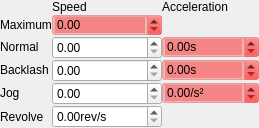
       <widget class="QWidget" name="speedSetup" native="true">
        <property name="sizePolicy">
         <sizepolicy hsizetype="Minimum" vsizetype="Fixed">
          <horstretch>0</horstretch>
          <verstretch>0</verstretch>
         </sizepolicy>
        </property>
        <property name="visible">
         <bool>true</bool>
        </property>
        <layout class="QGridLayout" name="gridLayout">
         <property name="leftMargin">
          <number>0</number>
         </property>
         <property name="topMargin">
          <number>0</number>
         </property>
         <property name="rightMargin">
          <number>0</number>
         </property>
         <property name="bottomMargin">
          <number>0</number>
         </property>
         <property name="spacing">
          <number>0</number>
         </property>
         <item row="2" column="0">
          <widget class="QLabel" name="label_8">
           <property name="sizePolicy">
            <sizepolicy hsizetype="Fixed" vsizetype="Fixed">
             <horstretch>0</horstretch>
             <verstretch>0</verstretch>
            </sizepolicy>
           </property>
           <property name="text">
            <string>Maximum</string>
           </property>
          </widget>
         </item>
         <item row="5" column="0">
          <widget class="QLabel" name="label_9">
           <property name="sizePolicy">
            <sizepolicy hsizetype="Fixed" vsizetype="Fixed">
             <horstretch>0</horstretch>
             <verstretch>0</verstretch>
            </sizepolicy>
           </property>
           <property name="text">
            <string>Backlash</string>
           </property>
          </widget>
         </item>
         <item row="5" column="1">
          <widget class="QMDoubleSpinBox" name="backlashSpeed">
           <property name="sizePolicy">
            <sizepolicy hsizetype="Minimum" vsizetype="Fixed">
             <horstretch>0</horstretch>
             <verstretch>0</verstretch>
            </sizepolicy>
           </property>
           <property name="toolTip">
            <string>Backlash speed</string>
           </property>
           <property name="keyboardTracking">
            <bool>false</bool>
           </property>
           <property name="maximum">
            <double>2147483647.000000000000000</double>
           </property>
          </widget>
         </item>
         <item row="5" column="3">
          <widget class="QMDoubleSpinBox" name="backlashAcceleration">
           <property name="sizePolicy">
            <sizepolicy hsizetype="Minimum" vsizetype="Fixed">
             <horstretch>0</horstretch>
             <verstretch>0</verstretch>
            </sizepolicy>
           </property>
           <property name="toolTip">
            <string>Backlash acceleration (seconds to speed)</string>
           </property>
           <property name="styleSheet">
            <string notr="true">background-color: rgba(255, 0, 0,64);</string>
           </property>
           <property name="keyboardTracking">
            <bool>false</bool>
           </property>
           <property name="suffix">
            <string>s</string>
           </property>
           <property name="maximum">
            <double>2147483647.000000000000000</double>
           </property>
          </widget>
         </item>
         <item row="0" column="1">
          <widget class="QLabel" name="label_48">
           <property name="sizePolicy">
            <sizepolicy hsizetype="Minimum" vsizetype="Fixed">
             <horstretch>0</horstretch>
             <verstretch>0</verstretch>
            </sizepolicy>
           </property>
           <property name="text">
            <string>Speed</string>
           </property>
          </widget>
         </item>
         <item row="6" column="0">
          <widget class="QLabel" name="label_49">
           <property name="sizePolicy">
            <sizepolicy hsizetype="Fixed" vsizetype="Fixed">
             <horstretch>0</horstretch>
             <verstretch>0</verstretch>
            </sizepolicy>
           </property>
           <property name="text">
            <string>Jog</string>
           </property>
          </widget>
         </item>
         <item row="0" column="3">
          <widget class="QLabel" name="label_50">
           <property name="sizePolicy">
            <sizepolicy hsizetype="Minimum" vsizetype="Fixed">
             <horstretch>0</horstretch>
             <verstretch>0</verstretch>
            </sizepolicy>
           </property>
           <property name="text">
            <string>Acceleration</string>
           </property>
          </widget>
         </item>
         <item row="3" column="0">
          <widget class="QLabel" name="label_51">
           <property name="sizePolicy">
            <sizepolicy hsizetype="Fixed" vsizetype="Fixed">
             <horstretch>0</horstretch>
             <verstretch>0</verstretch>
            </sizepolicy>
           </property>
           <property name="text">
            <string>Normal</string>
           </property>
          </widget>
         </item>
         <item row="6" column="3">
          <widget class="QMDoubleSpinBox" name="jogAcceleration">
           <property name="sizePolicy">
            <sizepolicy hsizetype="Minimum" vsizetype="Fixed">
             <horstretch>0</horstretch>
             <verstretch>0</verstretch>
            </sizepolicy>
           </property>
           <property name="toolTip">
            <string>Jog acceleration (seconds to speed)</string>
           </property>
           <property name="styleSheet">
            <string notr="true">background-color: rgba(255, 0, 0,64);</string>
           </property>
           <property name="keyboardTracking">
            <bool>false</bool>
           </property>
           <property name="suffix">
            <string>/s²</string>
           </property>
           <property name="maximum">
            <double>2147483647.000000000000000</double>
           </property>
          </widget>
         </item>
         <item row="6" column="1">
          <widget class="QMDoubleSpinBox" name="jogSpeed">
           <property name="sizePolicy">
            <sizepolicy hsizetype="Minimum" vsizetype="Fixed">
             <horstretch>0</horstretch>
             <verstretch>0</verstretch>
            </sizepolicy>
           </property>
           <property name="toolTip">
            <string>Jog speed</string>
           </property>
           <property name="keyboardTracking">
            <bool>false</bool>
           </property>
           <property name="maximum">
            <double>2147483647.000000000000000</double>
           </property>
          </widget>
         </item>
         <item row="2" column="1">
          <widget class="QMDoubleSpinBox" name="maximumSpeed">
           <property name="sizePolicy">
            <sizepolicy hsizetype="Minimum" vsizetype="Fixed">
             <horstretch>0</horstretch>
             <verstretch>0</verstretch>
            </sizepolicy>
           </property>
           <property name="toolTip">
            <string>Maximum speed (no speed can be larger than this)</string>
           </property>
           <property name="styleSheet">
            <string notr="true">background-color: rgba(255, 0, 0,64);</string>
           </property>
           <property name="keyboardTracking">
            <bool>false</bool>
           </property>
           <property name="minimum">
            <double>0.000000000000000</double>
           </property>
           <property name="maximum">
            <double>2147483647.000000000000000</double>
           </property>
           <property name="value">
            <double>0.000000000000000</double>
           </property>
          </widget>
         </item>
         <item row="3" column="3">
          <widget class="QMDoubleSpinBox" name="acceleration">
           <property name="sizePolicy">
            <sizepolicy hsizetype="Minimum" vsizetype="Fixed">
             <horstretch>0</horstretch>
             <verstretch>0</verstretch>
            </sizepolicy>
           </property>
           <property name="toolTip">
            <string>Normal acceleration (seconds to speed)</string>
           </property>
           <property name="styleSheet">
            <string notr="true">background-color: rgba(255, 0, 0,64);</string>
           </property>
           <property name="keyboardTracking">
            <bool>false</bool>
           </property>
           <property name="suffix">
            <string>s</string>
           </property>
           <property name="maximum">
            <double>2147483647.000000000000000</double>
           </property>
          </widget>
         </item>
         <item row="3" column="1">
          <widget class="QMDoubleSpinBox" name="speed">
           <property name="sizePolicy">
            <sizepolicy hsizetype="Minimum" vsizetype="Fixed">
             <horstretch>0</horstretch>
             <verstretch>0</verstretch>
            </sizepolicy>
           </property>
           <property name="toolTip">
            <string>Normal speed</string>
           </property>
           <property name="keyboardTracking">
            <bool>false</bool>
           </property>
           <property name="maximum">
            <double>2147483647.000000000000000</double>
           </property>
          </widget>
         </item>
         <item row="7" column="0">
          <widget class="QLabel" name="label_11">
           <property name="text">
            <string>Revolve</string>
           </property>
          </widget>
         </item>
         <item row="7" column="1">
          <widget class="QMDoubleSpinBox" name="revSpeed">
           <property name="toolTip">
            <string>Speed of the motor in terms of turns per second</string>
           </property>
           <property name="suffix">
            <string>rev/s</string>
           </property>
           <property name="maximum">
            <double>2147483647.000000000000000</double>
           </property>
          </widget>
         </item>
        </layout>
       </widget>
